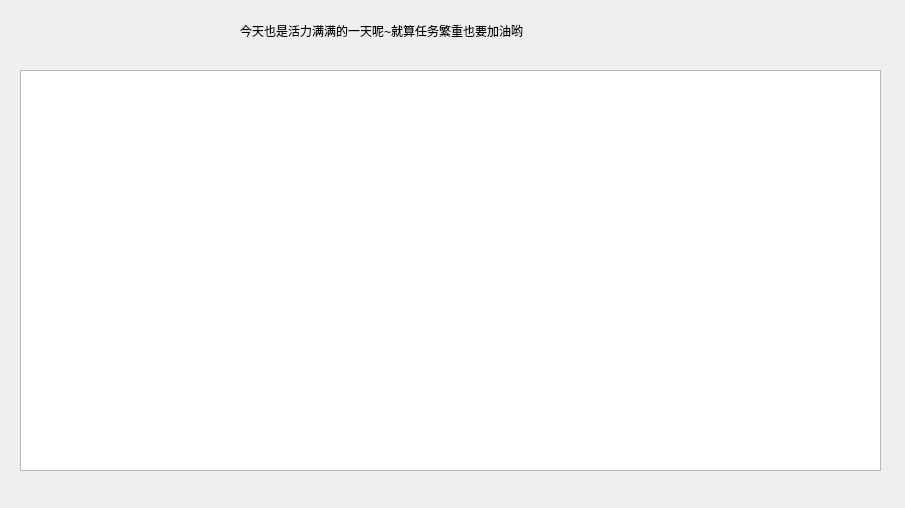
<?xml version="1.0" encoding="UTF-8"?>
<ui version="4.0">
 <class>plan</class>
 <widget class="QWidget" name="plan">
  <property name="geometry">
   <rect>
    <x>0</x>
    <y>0</y>
    <width>905</width>
    <height>508</height>
   </rect>
  </property>
  <property name="windowTitle">
   <string>Form</string>
  </property>
  <widget class="QTableWidget" name="qTableWidget">
   <property name="geometry">
    <rect>
     <x>20</x>
     <y>70</y>
     <width>861</width>
     <height>401</height>
    </rect>
   </property>
  </widget>
  <widget class="QLabel" name="label">
   <property name="geometry">
    <rect>
     <x>240</x>
     <y>10</y>
     <width>451</width>
     <height>41</height>
    </rect>
   </property>
   <property name="styleSheet">
    <string notr="true">font: 9pt &quot;幼圆&quot;;</string>
   </property>
   <property name="text">
    <string>今天也是活力满满的一天呢~就算任务繁重也要加油哟</string>
   </property>
  </widget>
 </widget>
 <resources/>
 <connections/>
</ui>
